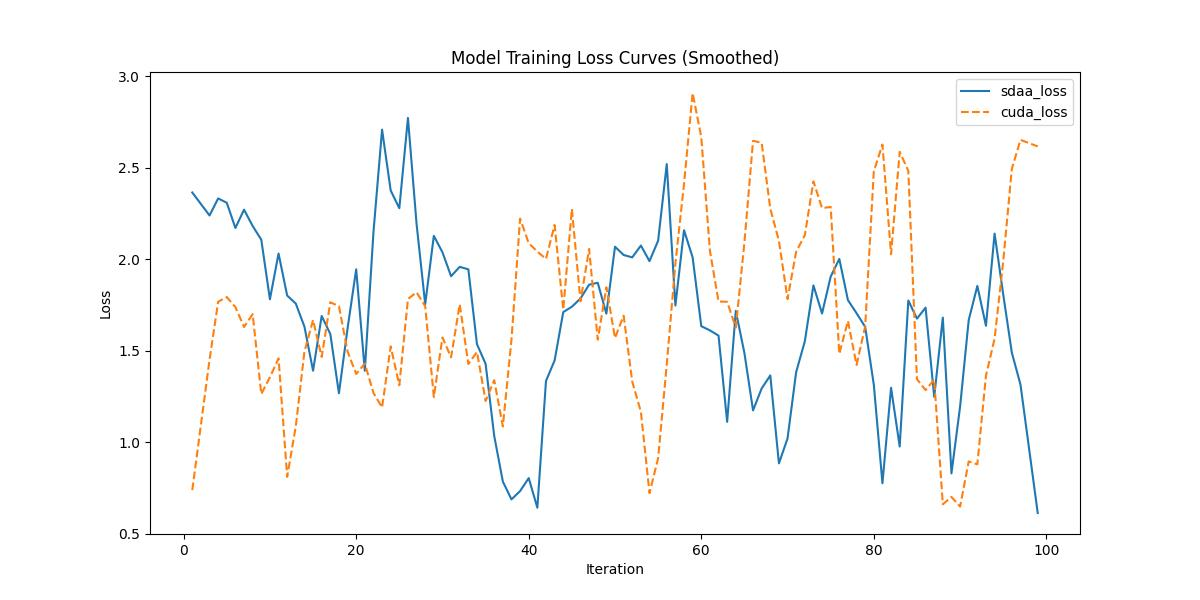

Write Python code to recreate this figure.
import re
import numpy as np
import matplotlib.pyplot as plt
from scipy.signal import savgol_filter

def compare_loss(benchmark_loss_array, sdaa_loss_array):
    def MeanRelativeError(cuda_loss, sdaa_loss):
        return ((sdaa_loss - cuda_loss) / cuda_loss).mean()

    def MeanAbsoluteError(cuda_loss, sdaa_loss):
        return (sdaa_loss - cuda_loss).mean()

    # 从第2个迭代开始（索引为1）
    benchmark_mean_loss = benchmark_loss_array[1:]
    sdaa_mean_loss = sdaa_loss_array[1:]

    mean_relative_error = MeanRelativeError(benchmark_mean_loss, sdaa_mean_loss)
    mean_absolute_error = MeanAbsoluteError(benchmark_mean_loss, sdaa_mean_loss)

    print("MeanRelativeError:", mean_relative_error)
    print("MeanAbsoluteError:", mean_absolute_error)

    if mean_relative_error <= mean_absolute_error:
        print("Rule,mean_relative_error", mean_relative_error)
    else:
        print("Rule,mean_absolute_error", mean_absolute_error)

    print_str = f"{mean_relative_error=} <= 0.05 or {mean_absolute_error=} <= 0.0002"
    if mean_relative_error <= 0.05 or mean_absolute_error <= 0.0002:
        print('pass', print_str)
        return True, print_str
    else:
        print('fail', print_str)
        return False, print_str

def parse_string(string):
    pattern = r"rank\s*:\s*0\s+train\.loss\s*:\s*([\d\.e-]+)"
    matches = []
    for line in string.splitlines():
        match = re.search(pattern, line)
        if match:
            matches.append(match.group(1))
    print("xxxxx", matches)
    return matches

def parse_loss(ret_list):
    step_num = len(ret_list)
    loss_arr = np.zeros(shape=(step_num,))
    i = 0
    for loss in ret_list:
        loss = float(loss)
        loss_arr[i] = loss
        i += 1
        if i >= step_num:
            break
    print(loss_arr)
    return loss_arr

def plot_loss(sdaa_loss, a100_loss):
    fig, ax = plt.subplots(figsize=(12, 6))

    # 从第2个迭代开始（索引为1）
    smoothed_losses = savgol_filter(sdaa_loss[1:], 5, 1)
    x = list(range(1, len(sdaa_loss)))  # x轴从1开始
    ax.plot(x, smoothed_losses, label="sdaa_loss")

    smoothed_losses = savgol_filter(a100_loss[1:], 5, 1)
    x = list(range(1, len(a100_loss)))  # x轴从1开始
    ax.plot(x, smoothed_losses, "--", label="cuda_loss")

    ax.set_xlabel("Iteration")
    ax.set_ylabel("Loss")
    ax.set_title("Model Training Loss Curves (Smoothed)")
    ax.legend()
    plt.savefig("loss.jpg")

if __name__ == "__main__":
    from argparse import ArgumentParser, ArgumentTypeError
    parser = ArgumentParser(description='modelzoo')
    parser.add_argument('--sdaa-log', type=str, default="sdaa.log")
    parser.add_argument('--cuda-log', type=str, default="cuda.log")
    args = parser.parse_args()

    sdaa_log = args.sdaa_log
    with open(sdaa_log, 'r') as f:
        s = f.read()
    sdaa_res = parse_string(s)
    print("======", sdaa_res)
    a100_log = args.cuda_log
    with open(a100_log, 'r') as f:
        s = f.read()
    a100_res = parse_string(s)
    length = min(len(a100_res), len(sdaa_res))
    sdaa_loss = parse_loss(sdaa_res[:length])
    a100_loss = parse_loss(a100_res[:length])

    compare_loss(a100_loss, sdaa_loss)  # 比较loss
    plot_loss(sdaa_loss, a100_loss)  # 对比loss曲线图